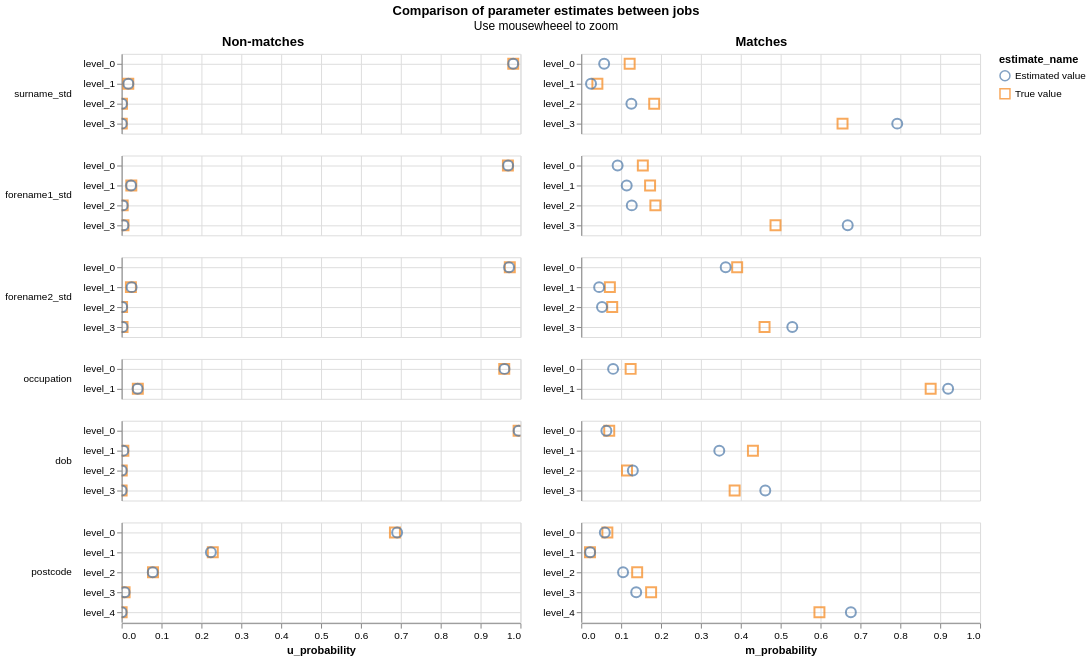

Express this chart as Vega-Lite.
### Vega-Lite specification from a JSON file in a GitHub repository (floating-point values rounded to 4 significant figures)
{"config": {"view": {"continuousWidth": 400, "continuousHeight": 300}, "title": {"anchor": "middle"}}, "hconcat": [{"mark": {"type": "point", "filled": false, "opacity": 0.7, "size": 100}, "encoding": {"color": {"type": "nominal", "field": "estimate_name"}, "row": {"type": "nominal", "field": "column_name", "header": {"labelAlign": "left", "labelAnchor": "middle", "labelAngle": 0}, "sort": {"field": "gamma_index"}, "title": null}, "shape": {"type": "nominal", "field": "estimate_name", "scale": {"range": ["circle", "square", "triangle", "diamond"]}}, "tooltip": [{"type": "nominal", "field": "column_name"}, {"type": "nominal", "field": "estimate_name"}, {"type": "quantitative", "field": "m_probability"}, {"type": "quantitative", "field": "u_probability"}], "x": {"type": "quantitative", "field": "u_probability", "scale": {"domain": [0, 1]}}, "y": {"type": "nominal", "axis": {"grid": true, "title": null}, "field": "level_name"}}, "resolve": {"scale": {"y": "independent"}}, "selection": {"selector076": {"type": "interval", "bind": "scales", "encodings": ["x", "y"]}}, "title": "Non-matches", "transform": [{"filter": "(datum.gamma_index !== 1000000)"}]}, {"mark": {"type": "point", "filled": false, "opacity": 0.7, "size": 100}, "encoding": {"color": {"type": "nominal", "field": "estimate_name"}, "row": {"type": "nominal", "field": "column_name", "header": {"labels": false}, "sort": {"field": "gamma_index"}, "title": null}, "shape": {"type": "nominal", "field": "estimate_name", "scale": {"range": ["circle", "square", "triangle", "diamond", "cross"]}}, "tooltip": [{"type": "nominal", "field": "column_name"}, {"type": "nominal", "field": "estimate_name"}, {"type": "quantitative", "field": "m_probability"}, {"type": "quantitative", "field": "u_probability"}], "x": {"type": "quantitative", "field": "m_probability", "scale": {"domain": [0, 1]}}, "y": {"type": "nominal", "axis": {"grid": true, "title": null}, "field": "level_name"}}, "resolve": {"scale": {"y": "independent"}}, "selection": {"selector076": {"type": "interval", "bind": "scales", "encodings": ["x", "y"]}}, "title": "Matches", "transform": [{"filter": "(datum.gamma_index !== 1000001)"}]}], "data": {"name": "data-b04b5646394548f7a33a91fb896b9345"}, "title": {"text": "Comparison of parameter estimates between jobs", "subtitle": "Use mousewheeel to zoom"}, "$schema": "https://vega.github.io/schema/vega-lite/v4.8.1.json", "datasets": {"data-b04b5646394548f7a33a91fb896b9345": [{"m_probability": 0.1214, "u_probability": 0.982, "bayes_factor": 0.1236, "log2_bayes_factor": -3.016, "gamma_column_name": "gamma_surname_std", "level_name": "level_0", "gamma_index": 0, "column_name": "surname_std", "max_gamma_index": 3, "num_levels": 4, "level_proportion": null, "estimate_name": "True value"}, {"m_probability": 0.04047, "u_probability": 0.01666, "bayes_factor": 2.429, "log2_bayes_factor": 1.281, "gamma_column_name": "gamma_surname_std", "level_name": "level_1", "gamma_index": 1, "column_name": "surname_std", "max_gamma_index": 3, "num_levels": 4, "level_proportion": null, "estimate_name": "True value"}, {"m_probability": 0.1829, "u_probability": 0.0008666, "bayes_factor": 211.1, "log2_bayes_factor": 7.722, "gamma_column_name": "gamma_surname_std", "level_name": "level_2", "gamma_index": 2, "column_name": "surname_std", "max_gamma_index": 3, "num_levels": 4, "level_proportion": null, "estimate_name": "True value"}, {"m_probability": 0.6552, "u_probability": 0.000453, "bayes_factor": 1446.0, "log2_bayes_factor": 10.5, "gamma_column_name": "gamma_surname_std", "level_name": "level_3", "gamma_index": 3, "column_name": "surname_std", "max_gamma_index": 3, "num_levels": 4, "level_proportion": null, "estimate_name": "True value"}, {"m_probability": 0.05745, "u_probability": 0.9818, "bayes_factor": 0.05851, "log2_bayes_factor": -4.095, "gamma_column_name": "gamma_surname_std", "level_name": "level_0", "gamma_index": 0, "column_name": "surname_std", "max_gamma_index": 3, "num_levels": 4, "level_proportion": null, "estimate_name": "Estimated value"}, {"m_probability": 0.02448, "u_probability": 0.01681, "bayes_factor": 1.457, "log2_bayes_factor": 0.5429, "gamma_column_name": "gamma_surname_std", "level_name": "level_1", "gamma_index": 1, "column_name": "surname_std", "max_gamma_index": 3, "num_levels": 4, "level_proportion": null, "estimate_name": "Estimated value"}, {"m_probability": 0.1257, "u_probability": 0.0009072, "bayes_factor": 138.6, "log2_bayes_factor": 7.115, "gamma_column_name": "gamma_surname_std", "level_name": "level_2", "gamma_index": 2, "column_name": "surname_std", "max_gamma_index": 3, "num_levels": 4, "level_proportion": null, "estimate_name": "Estimated value"}, {"m_probability": 0.7923, "u_probability": 0.0004889, "bayes_factor": 1621.0, "log2_bayes_factor": 10.66, "gamma_column_name": "gamma_surname_std", "level_name": "level_3", "gamma_index": 3, "column_name": "surname_std", "max_gamma_index": 3, "num_levels": 4, "level_proportion": null, "estimate_name": "Estimated value"}, {"m_probability": 0.1544, "u_probability": 0.9686, "bayes_factor": 0.1594, "log2_bayes_factor": -2.649, "gamma_column_name": "gamma_forename1_std", "level_name": "level_0", "gamma_index": 0, "column_name": "forename1_std", "max_gamma_index": 3, "num_levels": 4, "level_proportion": null, "estimate_name": "True value"}, {"m_probability": 0.1726, "u_probability": 0.02425, "bayes_factor": 7.119, "log2_bayes_factor": 2.832, "gamma_column_name": "gamma_forename1_std", "level_name": "level_1", "gamma_index": 1, "column_name": "forename1_std", "max_gamma_index": 3, "num_levels": 4, "level_proportion": null, "estimate_name": "True value"}, {"m_probability": 0.1859, "u_probability": 0.002625, "bayes_factor": 70.81, "log2_bayes_factor": 6.146, "gamma_column_name": "gamma_forename1_std", "level_name": "level_2", "gamma_index": 2, "column_name": "forename1_std", "max_gamma_index": 3, "num_levels": 4, "level_proportion": null, "estimate_name": "True value"}, {"m_probability": 0.4871, "u_probability": 0.004548, "bayes_factor": 107.1, "log2_bayes_factor": 6.743, "gamma_column_name": "gamma_forename1_std", "level_name": "level_3", "gamma_index": 3, "column_name": "forename1_std", "max_gamma_index": 3, "num_levels": 4, "level_proportion": null, "estimate_name": "True value"}, {"m_probability": 0.0912, "u_probability": 0.9691, "bayes_factor": 0.09411, "log2_bayes_factor": -3.41, "gamma_column_name": "gamma_forename1_std", "level_name": "level_0", "gamma_index": 0, "column_name": "forename1_std", "max_gamma_index": 3, "num_levels": 4, "level_proportion": null, "estimate_name": "Estimated value"}, {"m_probability": 0.114, "u_probability": 0.0236, "bayes_factor": 4.829, "log2_bayes_factor": 2.272, "gamma_column_name": "gamma_forename1_std", "level_name": "level_1", "gamma_index": 1, "column_name": "forename1_std", "max_gamma_index": 3, "num_levels": 4, "level_proportion": null, "estimate_name": "Estimated value"}, {"m_probability": 0.1267, "u_probability": 0.0027, "bayes_factor": 46.91, "log2_bayes_factor": 5.552, "gamma_column_name": "gamma_forename1_std", "level_name": "level_2", "gamma_index": 2, "column_name": "forename1_std", "max_gamma_index": 3, "num_levels": 4, "level_proportion": null, "estimate_name": "Estimated value"}, {"m_probability": 0.6682, "u_probability": 0.004562, "bayes_factor": 146.5, "log2_bayes_factor": 7.194, "gamma_column_name": "gamma_forename1_std", "level_name": "level_3", "gamma_index": 3, "column_name": "forename1_std", "max_gamma_index": 3, "num_levels": 4, "level_proportion": null, "estimate_name": "Estimated value"}, {"m_probability": 0.391, "u_probability": 0.9733, "bayes_factor": 0.4017, "log2_bayes_factor": -1.316, "gamma_column_name": "gamma_forename2_std", "level_name": "level_0", "gamma_index": 0, "column_name": "forename2_std", "max_gamma_index": 3, "num_levels": 4, "level_proportion": null, "estimate_name": "True value"}, {"m_probability": 0.07177, "u_probability": 0.02325, "bayes_factor": 3.087, "log2_bayes_factor": 1.626, "gamma_column_name": "gamma_forename2_std", "level_name": "level_1", "gamma_index": 1, "column_name": "forename2_std", "max_gamma_index": 3, "num_levels": 4, "level_proportion": null, "estimate_name": "True value"}, {"m_probability": 0.07763, "u_probability": 0.001131, "bayes_factor": 68.63, "log2_bayes_factor": 6.101, "gamma_column_name": "gamma_forename2_std", "level_name": "level_2", "gamma_index": 2, "column_name": "forename2_std", "max_gamma_index": 3, "num_levels": 4, "level_proportion": null, "estimate_name": "True value"}, {"m_probability": 0.4596, "u_probability": 0.002285, "bayes_factor": 201.1, "log2_bayes_factor": 7.652, "gamma_column_name": "gamma_forename2_std", "level_name": "level_3", "gamma_index": 3, "column_name": "forename2_std", "max_gamma_index": 3, "num_levels": 4, "level_proportion": null, "estimate_name": "True value"}, {"m_probability": 0.3622, "u_probability": 0.9714, "bayes_factor": 0.3728, "log2_bayes_factor": -1.423, "gamma_column_name": "gamma_forename2_std", "level_name": "level_0", "gamma_index": 0, "column_name": "forename2_std", "max_gamma_index": 3, "num_levels": 4, "level_proportion": null, "estimate_name": "Estimated value"}, {"m_probability": 0.04484, "u_probability": 0.02504, "bayes_factor": 1.79, "log2_bayes_factor": 0.8403, "gamma_column_name": "gamma_forename2_std", "level_name": "level_1", "gamma_index": 1, "column_name": "forename2_std", "max_gamma_index": 3, "num_levels": 4, "level_proportion": null, "estimate_name": "Estimated value"}, {"m_probability": 0.05203, "u_probability": 0.00127, "bayes_factor": 40.98, "log2_bayes_factor": 5.357, "gamma_column_name": "gamma_forename2_std", "level_name": "level_2", "gamma_index": 2, "column_name": "forename2_std", "max_gamma_index": 3, "num_levels": 4, "level_proportion": null, "estimate_name": "Estimated value"}, {"m_probability": 0.5292, "u_probability": 0.002298, "bayes_factor": 230.2, "log2_bayes_factor": 7.847, "gamma_column_name": "gamma_forename2_std", "level_name": "level_3", "gamma_index": 3, "column_name": "forename2_std", "max_gamma_index": 3, "num_levels": 4, "level_proportion": null, "estimate_name": "Estimated value"}, {"m_probability": 0.1238, "u_probability": 0.9594, "bayes_factor": 0.1291, "log2_bayes_factor": -2.954, "gamma_column_name": "gamma_occupation", "level_name": "level_0", "gamma_index": 0, "column_name": "occupation", "max_gamma_index": 1, "num_levels": 2, "level_proportion": null, "estimate_name": "True value"}, {"m_probability": 0.8762, "u_probability": 0.0406, "bayes_factor": 21.58, "log2_bayes_factor": 4.431, "gamma_column_name": "gamma_occupation", "level_name": "level_1", "gamma_index": 1, "column_name": "occupation", "max_gamma_index": 1, "num_levels": 2, "level_proportion": null, "estimate_name": "True value"}, {"m_probability": 0.07986, "u_probability": 0.96, "bayes_factor": 0.08319, "log2_bayes_factor": -3.587, "gamma_column_name": "gamma_occupation", "level_name": "level_0", "gamma_index": 0, "column_name": "occupation", "max_gamma_index": 1, "num_levels": 2, "level_proportion": null, "estimate_name": "Estimated value"}, {"m_probability": 0.9199, "u_probability": 0.04004, "bayes_factor": 22.98, "log2_bayes_factor": 4.522, "gamma_column_name": "gamma_occupation", "level_name": "level_1", "gamma_index": 1, "column_name": "occupation", "max_gamma_index": 1, "num_levels": 2, "level_proportion": null, "estimate_name": "Estimated value"}, {"m_probability": 0.07015, "u_probability": 0.9954, "bayes_factor": 0.07048, "log2_bayes_factor": -3.827, "gamma_column_name": "gamma_dob", "level_name": "level_0", "gamma_index": 0, "column_name": "dob", "max_gamma_index": 3, "num_levels": 4, "level_proportion": null, "estimate_name": "True value"}, {"m_probability": 0.4305, "u_probability": 0.00428, "bayes_factor": 100.6, "log2_bayes_factor": 6.652, "gamma_column_name": "gamma_dob", "level_name": "level_1", "gamma_index": 1, "column_name": "dob", "max_gamma_index": 3, "num_levels": 4, "level_proportion": null, "estimate_name": "True value"}, {"m_probability": 0.1147, "u_probability": 0.0002971, "bayes_factor": 386.1, "log2_bayes_factor": 8.593, "gamma_column_name": "gamma_dob", "level_name": "level_2", "gamma_index": 2, "column_name": "dob", "max_gamma_index": 3, "num_levels": 4, "level_proportion": null, "estimate_name": "True value"}, {"m_probability": 0.3846, "u_probability": 1.903e-05, "bayes_factor": 20210.0, "log2_bayes_factor": 14.3, "gamma_column_name": "gamma_dob", "level_name": "level_3", "gamma_index": 3, "column_name": "dob", "max_gamma_index": 3, "num_levels": 4, "level_proportion": null, "estimate_name": "True value"}, {"m_probability": 0.06301, "u_probability": 0.9955, "bayes_factor": 0.0633, "log2_bayes_factor": -3.982, "gamma_column_name": "gamma_dob", "level_name": "level_0", "gamma_index": 0, "column_name": "dob", "max_gamma_index": 3, "num_levels": 4, "level_proportion": null, "estimate_name": "Estimated value"}, {"m_probability": 0.3461, "u_probability": 0.004223, "bayes_factor": 81.97, "log2_bayes_factor": 6.357, "gamma_column_name": "gamma_dob", "level_name": "level_1", "gamma_index": 1, "column_name": "dob", "max_gamma_index": 3, "num_levels": 4, "level_proportion": null, "estimate_name": "Estimated value"}, {"m_probability": 0.1294, "u_probability": 0.0002741, "bayes_factor": 472.0, "log2_bayes_factor": 8.883, "gamma_column_name": "gamma_dob", "level_name": "level_2", "gamma_index": 2, "column_name": "dob", "max_gamma_index": 3, "num_levels": 4, "level_proportion": null, "estimate_name": "Estimated value"}, {"m_probability": 0.4615, "u_probability": 1.803e-05, "bayes_factor": 25600.0, "log2_bayes_factor": 14.64, "gamma_column_name": "gamma_dob", "level_name": "level_3", "gamma_index": 3, "column_name": "dob", "max_gamma_index": 3, "num_levels": 4, "level_proportion": null, "estimate_name": "Estimated value"}, {"m_probability": 0.06546, "u_probability": 0.6853, "bayes_factor": 0.09552, "log2_bayes_factor": -3.388, "gamma_column_name": "gamma_postcode", "level_name": "level_0", "gamma_index": 0, "column_name": "postcode", "max_gamma_index": 4, "num_levels": 5, "level_proportion": null, "estimate_name": "True value"}, {"m_probability": 0.02185, "u_probability": 0.2286, "bayes_factor": 0.09561, "log2_bayes_factor": -3.387, "gamma_column_name": "gamma_postcode", "level_name": "level_1", "gamma_index": 1, "column_name": "postcode", "max_gamma_index": 4, "num_levels": 5, "level_proportion": null, "estimate_name": "True value"}, {"m_probability": 0.1402, "u_probability": 0.07865, "bayes_factor": 1.783, "log2_bayes_factor": 0.8343, "gamma_column_name": "gamma_postcode", "level_name": "level_2", "gamma_index": 2, "column_name": "postcode", "max_gamma_index": 4, "num_levels": 5, "level_proportion": null, "estimate_name": "True value"}, {"m_probability": 0.1752, "u_probability": 0.007437, "bayes_factor": 23.56, "log2_bayes_factor": 4.558, "gamma_column_name": "gamma_postcode", "level_name": "level_3", "gamma_index": 3, "column_name": "postcode", "max_gamma_index": 4, "num_levels": 5, "level_proportion": null, "estimate_name": "True value"}, {"m_probability": 0.5972, "u_probability": 1.528e-05, "bayes_factor": 39100.0, "log2_bayes_factor": 15.25, "gamma_column_name": "gamma_postcode", "level_name": "level_4", "gamma_index": 4, "column_name": "postcode", "max_gamma_index": 4, "num_levels": 5, "level_proportion": null, "estimate_name": "True value"}, {"m_probability": 0.05907, "u_probability": 0.6908, "bayes_factor": 0.08551, "log2_bayes_factor": -3.548, "gamma_column_name": "gamma_postcode", "level_name": "level_0", "gamma_index": 0, "column_name": "postcode", "max_gamma_index": 4, "num_levels": 5, "level_proportion": null, "estimate_name": "Estimated value"}, {"m_probability": 0.02227, "u_probability": 0.2238, "bayes_factor": 0.09951, "log2_bayes_factor": -3.329, "gamma_column_name": "gamma_postcode", "level_name": "level_1", "gamma_index": 1, "column_name": "postcode", "max_gamma_index": 4, "num_levels": 5, "level_proportion": null, "estimate_name": "Estimated value"}, {"m_probability": 0.1048, "u_probability": 0.07796, "bayes_factor": 1.344, "log2_bayes_factor": 0.4265, "gamma_column_name": "gamma_postcode", "level_name": "level_2", "gamma_index": 2, "column_name": "postcode", "max_gamma_index": 4, "num_levels": 5, "level_proportion": null, "estimate_name": "Estimated value"}, {"m_probability": 0.1378, "u_probability": 0.007425, "bayes_factor": 18.56, "log2_bayes_factor": 4.214, "gamma_column_name": "gamma_postcode", "level_name": "level_3", "gamma_index": 3, "column_name": "postcode", "max_gamma_index": 4, "num_levels": 5, "level_proportion": null, "estimate_name": "Estimated value"}, {"m_probability": 0.6761, "u_probability": 1.461e-05, "bayes_factor": 46290.0, "log2_bayes_factor": 15.5, "gamma_column_name": "gamma_postcode", "level_name": "level_4", "gamma_index": 4, "column_name": "postcode", "max_gamma_index": 4, "num_levels": 5, "level_proportion": null, "estimate_name": "Estimated value"}]}}
